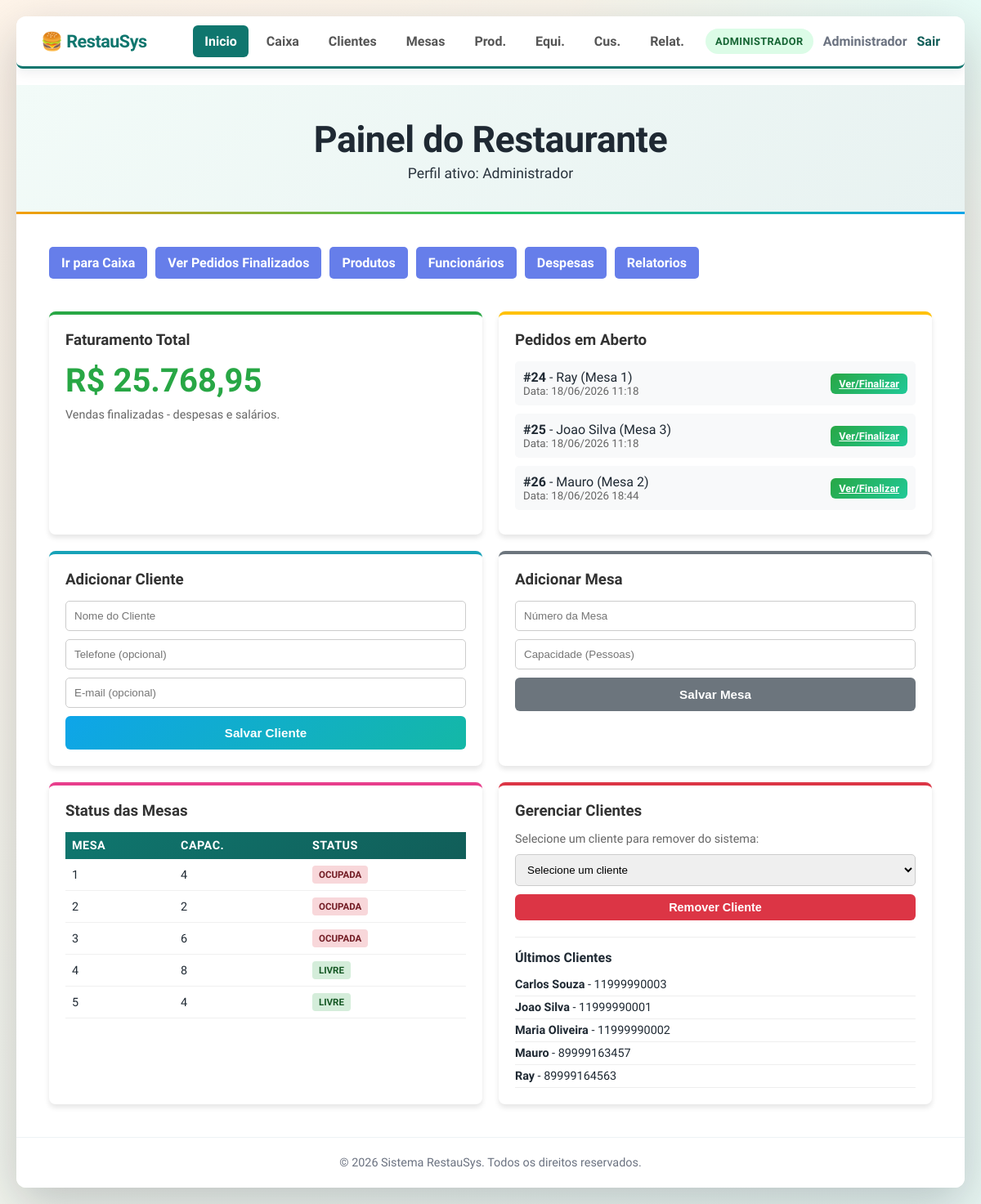
The app's page /index.php (signed in), older data.
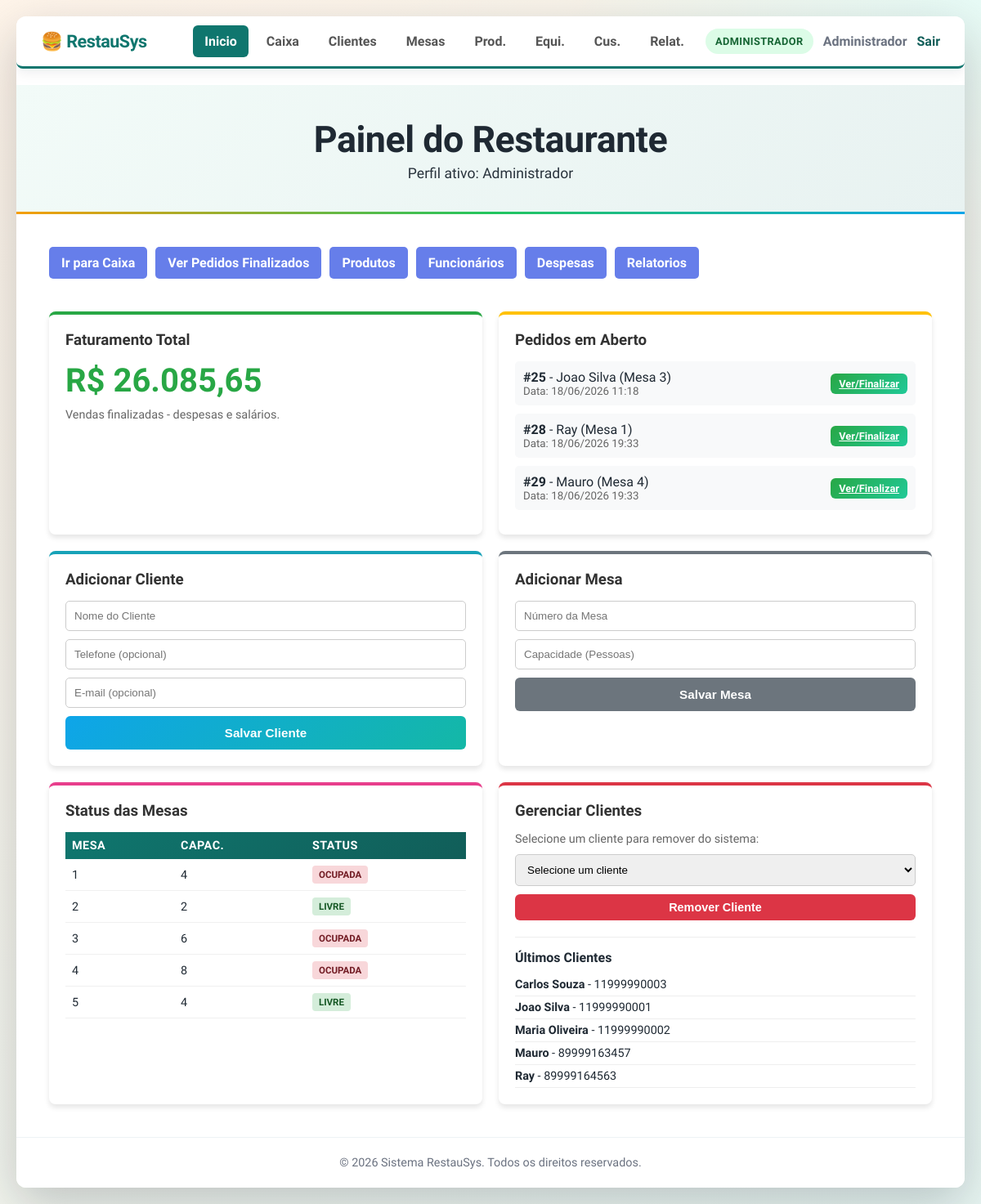
The same page, newer data.
### tables this page shows
CREATE TABLE pedidos (
    id_pedido INTEGER PRIMARY KEY AUTOINCREMENT,
    id_cliente INTEGER,
    id_mesa INTEGER,
    id_funcionario INTEGER,
    data_pedido TEXT DEFAULT CURRENT_TIMESTAMP,
    status TEXT NOT NULL DEFAULT 'aberto' CHECK (status IN ('aberto','fechado','cancelado')),
    forma_de_pagamento TEXT DEFAULT 'DINHEIRO' CHECK (forma_de_pagamento IN ('DINHEIRO','PIX','CARTAO')),
    FOREIGN KEY (id_cliente) REFERENCES clientes(id_cliente),
    FOREIGN KEY (id_mesa) REFERENCES mesas(id_mesa),
    FOREIGN KEY (id_funcionario) REFERENCES funcionarios(id_funcionario)
);

CREATE TABLE clientes (
    id_cliente INTEGER PRIMARY KEY AUTOINCREMENT,
    nome TEXT NOT NULL,
    telefone TEXT,
    email TEXT,
    data_cadastro TEXT DEFAULT CURRENT_TIMESTAMP
);

CREATE TABLE mesas (
    id_mesa INTEGER PRIMARY KEY AUTOINCREMENT,
    numero INTEGER NOT NULL UNIQUE,
    capacidade INTEGER NOT NULL,
    status TEXT NOT NULL DEFAULT 'livre' CHECK (status IN ('livre','ocupada','reservada'))
);

### index.php (the view, shortened to what the changed rows need)
<?php
require_once __DIR__ . "/config/config.php";
    ?>
    <?php
$vendas = query_one("SELECT SUM(ip.quantidade * ip.preco_unitario) as total
                     FROM itens_pedido ip
                     JOIN pedidos p ON ip.id_pedido = p.id_pedido
                     WHERE p.status = 'fechado'");
$total_vendas = $vendas["total"] ?? 0;
$pedidos_abertos = query_all("SELECT p.id_pedido, c.nome, m.numero, p.data_pedido
                              FROM pedidos p
                              JOIN clientes c ON p.id_cliente = c.id_cliente
                              JOIN mesas m ON p.id_mesa = m.id_mesa
                              WHERE p.status = 'aberto'");
$clientes = query_all("SELECT * FROM clientes ORDER BY nome ASC");
$mesas = query_all("SELECT * FROM mesas ORDER BY numero ASC");
$despesas = query_one("SELECT SUM(valor) as total FROM despesas");
$salarios = query_one("SELECT SUM(salario) as total FROM funcionarios");
$total_despesas = ($despesas["total"] ?? 0) + ($salarios["total"] ?? 0);
$total_faturamento = $total_vendas - $total_despesas;
?>
<!DOCTYPE html>
<html lang="pt-BR">
<head>
    <link rel="stylesheet" href="css/style.css">
</head>
<body>
    <div class="container">
        <?php render_navegacao('dashboard', ''); ?>
        <header>
            <div class="header-content">
                <h1>Painel do Restaurante</h1>
            </div>
        </header>
        <main>
            <div class="dashboard-grid">
                <?php if (usuario_admin()): ?>
                    <div class="card" style="border-top-color: #28a745;">
                        <h3>Faturamento Total</h3>
                        <p style="font-size: 2.5em; font-weight: bold; color: #28a745;">R$ <?=number_format((float) $total_faturamento, 2, ",", ".")?></p>
                        <p style="color: #666; font-size: 0.9em; margin-top: 10px;">Vendas finalizadas - despesas e salários.</p>
                    </div>
                <?php endif; ?>
                <div class="card" style="border-top-color: #ffc107;">
                    <?php if (empty($pedidos_abertos)): ?>
                        <p style="color: #666;">Todos os pedidos foram finalizados.</p>
                    <?php else: ?>
                        <ul style="list-style: none; padding: 0;">
                            <?php foreach ($pedidos_abertos as $p): ?>
                                <li style="margin-bottom: 10px; padding: 10px; background: #f8f9fa; border-radius: 5px; display: flex; justify-content: space-between; align-items: center; gap: 12px; flex-wrap: wrap;">
                                    <span>
                                        <strong>#<?=$p["id_pedido"]?></strong> - <?=$p["nome"]?> (Mesa <?=$p["numero"]?>)
                                        <small style="display: block; color: #666;">Data: <?=date("d/m/Y H:i", strtotime($p["data_pedido"]))?></small>
                                    </span>
                                    <a href="pages/pedidos.php?id=<?=$p["id_pedido"]?>" class="btn btn-criar" style="padding: 5px 10px; font-size: 0.8em; width: auto;">Ver/Finalizar</a>
                                </li>
                            <?php endforeach; ?>
                        </ul>
                    <?php endif; ?>
                </div>
                <div class="card" style="grid-column: span 1; border-top-color: #e83e8c;">
                    <div style="max-height: 250px; overflow-y: auto;">
                        <table class="tabela pequena">
                            <thead>
                                <tr>
                                    <th>Mesa</th>
                                    <th>Capac.</th>
                                    <th>Status</th>
                                </tr>
                            </thead>
                            <tbody>
                                <?php foreach ($mesas as $m): ?>
                                <tr>
                                    <td><?=$m["numero"]?></td>
                                    <td><?=$m["capacidade"]?></td>
                                    <td><span class="status-badge status-<?=$m["status"]?>"><?=$m["status"]?></span></td>
                                </tr>
                                <?php endforeach; ?>
                            </tbody>
                        </table>
                    </div>
                </div>
                <?php if (usuario_admin()): ?>
                    <div class="card" style="border-top-color: #dc3545;">
                        <div style="max-height: 150px; overflow-y: auto;">
                            <ul style="list-style: none; padding: 0;">
                                <?php foreach ($clientes as $c): ?>
                                    <li style="padding: 5px 0; border-bottom: 1px solid #eee; font-size: 0.9em;">
                                        <strong><?=$c["nome"]?></strong>
                                        <?= $c["telefone"] ? " - " . $c["telefone"] : "" ?>
                                    </li>
                                <?php endforeach; ?>
                            </ul>
                        </div>
                    </div>
                <?php endif; ?>
            </div>
        </main>
    </div>
</body>
</html>

### config/config.php (shortened to what the changed rows need)
<?php
$pdo = initialize_database(DB_PATH, false);
function query_one(string $sql, array $params = []): ?array
{
    global $pdo;
    $stmt = $pdo->prepare($sql);
    $stmt->execute($params);
    return $stmt->fetch() ?: null;
}
function query_all(string $sql, array $params = []): array
{
    global $pdo;
    $stmt = $pdo->prepare($sql);
    $stmt->execute($params);
    return $stmt->fetchAll() ?: [];
}
function perfil_ativo(): string
{
    return $_SESSION['perfil'] ?? '';
}
function usuario_admin(): bool
{
    return perfil_ativo() === PERFIL_ADMIN;
}
function render_navegacao(string $ativo, string $base_path = '../'): void
{
    $itens = [
        ['chave' => 'dashboard', 'titulo' => 'Inicio', 'href' => $base_path . 'index.php', 'roles' => [PERFIL_ADMIN, PERFIL_GARCOM]],
        ['chave' => 'pedidos', 'titulo' => 'Caixa', 'href' => $base_path . 'pages/pedidos.php', 'roles' => [PERFIL_ADMIN, PERFIL_GARCOM]],
        ['chave' => 'clientes', 'titulo' => 'Clientes', 'href' => $base_path . 'pages/clientes.php', 'roles' => [PERFIL_ADMIN, PERFIL_GARCOM]],
        ['chave' => 'mesas', 'titulo' => 'Mesas', 'href' => $base_path . 'pages/mesas.php', 'roles' => [PERFIL_ADMIN, PERFIL_GARCOM]],
        ['chave' => 'produtos', 'titulo' => 'Prod.', 'href' => $base_path . 'pages/produtos.php', 'roles' => [PERFIL_ADMIN, PERFIL_GARCOM]],
        ['chave' => 'funcionarios', 'titulo' => 'Equi.', 'href' => $base_path . 'pages/funcionarios.php', 'roles' => [PERFIL_ADMIN]],
        ['chave' => 'despesas', 'titulo' => 'Cus.', 'href' => $base_path . 'pages/despesas.php', 'roles' => [PERFIL_ADMIN]],
        ['chave' => 'relatorios', 'titulo' => 'Relat.', 'href' => $base_path . 'pages/relatorios.php', 'roles' => [PERFIL_ADMIN]],
    ];
    echo '<nav class="navbar">';
    echo '<div class="nav-right">';
    echo '<ul class="nav-links">';
    foreach ($itens as $item) {
        $classe_ativa = $item['chave'] === $ativo ? ' class="active"' : '';
        echo '<li><a' . $classe_ativa . ' href="' . htmlspecialchars($item['href']) . '">' . htmlspecialchars($item['titulo']) . '</a></li>';
    }
    echo '</ul>';
    echo '</div>';
    echo '</nav>';
}

Row changes from the older to the newer data that the page shows:
no longer on this page (row edited): pedidos: id_pedido "24", id_cliente.nome "Ray", id_mesa.numero "1", data_pedido "18/06/2026 11:18"
no longer on this page (row edited): pedidos: id_pedido "26", id_cliente.nome "Mauro", id_mesa.numero "2", data_pedido "18/06/2026 18:44"
added pedidos: id_pedido "28", id_cliente.nome "Ray", id_mesa.numero "1", data_pedido "18/06/2026 19:33"
added pedidos: id_pedido "29", id_cliente.nome "Mauro", id_mesa.numero "4", data_pedido "18/06/2026 19:33"
changed mesas (number 2 of 5 on the later page): status "OCUPADA" → "LIVRE"
changed mesas (number 4 of 5 on the later page): status "LIVRE" → "OCUPADA"
Text that changed along with them:
$total_faturamento: "25.768,95" → "26.085,65"
